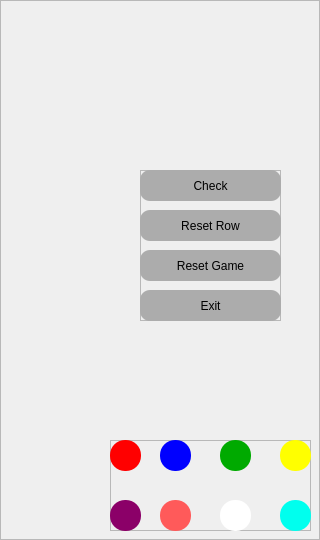
     <widget class="QFrame" name="frameButtons">
      <property name="frameShape">
       <enum>QFrame::StyledPanel</enum>
      </property>
      <property name="frameShadow">
       <enum>QFrame::Raised</enum>
      </property>
      <widget class="QFrame" name="frameColorButtons">
       <property name="geometry">
        <rect>
         <x>110</x>
         <y>440</y>
         <width>201</width>
         <height>91</height>
        </rect>
       </property>
       <property name="frameShape">
        <enum>QFrame::StyledPanel</enum>
       </property>
       <property name="frameShadow">
        <enum>QFrame::Raised</enum>
       </property>
       <widget class="QPushButton" name="RedButton">
        <property name="geometry">
         <rect>
          <x>0</x>
          <y>0</y>
          <width>31</width>
          <height>31</height>
         </rect>
        </property>
        <property name="cursor">
         <cursorShape>PointingHandCursor</cursorShape>
        </property>
        <property name="styleSheet">
         <string notr="true">background-color: rgb(255, 0, 0);
border-radius:15px;</string>
        </property>
        <property name="text">
         <string/>
        </property>
       </widget>
       <widget class="QPushButton" name="BlueButton">
        <property name="geometry">
         <rect>
          <x>50</x>
          <y>0</y>
          <width>31</width>
          <height>31</height>
         </rect>
        </property>
        <property name="cursor">
         <cursorShape>PointingHandCursor</cursorShape>
        </property>
        <property name="styleSheet">
         <string notr="true">background-color: rgb(0, 0, 255);
border-radius:15px;</string>
        </property>
        <property name="text">
         <string/>
        </property>
       </widget>
       <widget class="QPushButton" name="GreenButton">
        <property name="geometry">
         <rect>
          <x>110</x>
          <y>0</y>
          <width>31</width>
          <height>31</height>
         </rect>
        </property>
        <property name="cursor">
         <cursorShape>PointingHandCursor</cursorShape>
        </property>
        <property name="styleSheet">
         <string notr="true">background-color: rgb(0, 170, 0);
border-radius:15px;</string>
        </property>
        <property name="text">
         <string/>
        </property>
       </widget>
       <widget class="QPushButton" name="YellowButton">
        <property name="geometry">
         <rect>
          <x>170</x>
          <y>0</y>
          <width>31</width>
          <height>31</height>
         </rect>
        </property>
        <property name="cursor">
         <cursorShape>PointingHandCursor</cursorShape>
        </property>
        <property name="styleSheet">
         <string notr="true">background-color: rgb(255, 255, 0);
border-radius:15px;</string>
        </property>
        <property name="text">
         <string/>
        </property>
       </widget>
       <widget class="QPushButton" name="PurpleButton">
        <property name="geometry">
         <rect>
          <x>0</x>
          <y>60</y>
          <width>31</width>
          <height>31</height>
         </rect>
        </property>
        <property name="cursor">
         <cursorShape>PointingHandCursor</cursorShape>
        </property>
        <property name="styleSheet">
         <string notr="true">background-color: rgb(139, 0, 104);
border-radius:15px;</string>
        </property>
        <property name="text">
         <string/>
        </property>
       </widget>
       <widget class="QPushButton" name="PinkButton">
        <property name="geometry">
         <rect>
          <x>50</x>
          <y>60</y>
          <width>31</width>
          <height>31</height>
         </rect>
        </property>
        <property name="cursor">
         <cursorShape>PointingHandCursor</cursorShape>
        </property>
        <property name="styleSheet">
         <string notr="true">background-color: rgb(255, 90, 90);
border-radius:15px;</string>
        </property>
        <property name="text">
         <string/>
        </property>
       </widget>
       <widget class="QPushButton" name="WhiteButton">
        <property name="geometry">
         <rect>
          <x>110</x>
          <y>60</y>
          <width>31</width>
          <height>31</height>
         </rect>
        </property>
        <property name="cursor">
         <cursorShape>PointingHandCursor</cursorShape>
        </property>
        <property name="styleSheet">
         <string notr="true">background-color: rgb(255, 255, 255);
border-radius:15px;</string>
        </property>
        <property name="text">
         <string/>
        </property>
       </widget>
       <widget class="QPushButton" name="LightblueButton">
        <property name="geometry">
         <rect>
          <x>170</x>
          <y>60</y>
          <width>31</width>
          <height>31</height>
         </rect>
        </property>
        <property name="cursor">
         <cursorShape>PointingHandCursor</cursorShape>
        </property>
        <property name="styleSheet">
         <string notr="true">background-color: rgb(0, 255, 238);
border-radius:15px;</string>
        </property>
        <property name="text">
         <string/>
        </property>
       </widget>
      </widget>
      <widget class="QFrame" name="frameGameButtons">
       <property name="geometry">
        <rect>
         <x>140</x>
         <y>170</y>
         <width>141</width>
         <height>151</height>
        </rect>
       </property>
       <property name="frameShape">
        <enum>QFrame::StyledPanel</enum>
       </property>
       <property name="frameShadow">
        <enum>QFrame::Raised</enum>
       </property>
       <widget class="QPushButton" name="ResetgameButton">
        <property name="geometry">
         <rect>
          <x>0</x>
          <y>80</y>
          <width>141</width>
          <height>31</height>
         </rect>
        </property>
        <property name="cursor">
         <cursorShape>PointingHandCursor</cursorShape>
        </property>
        <property name="styleSheet">
         <string notr="true">font: 16pt &quot;MS Shell Dlg 2&quot;;
border-radius:10px;
background-color: rgb(172, 172, 172);</string>
        </property>
        <property name="text">
         <string>Reset Game</string>
        </property>
       </widget>
       <widget class="QPushButton" name="ResetrowButton">
        <property name="geometry">
         <rect>
          <x>0</x>
          <y>40</y>
          <width>141</width>
          <height>31</height>
         </rect>
        </property>
        <property name="cursor">
         <cursorShape>PointingHandCursor</cursorShape>
        </property>
        <property name="styleSheet">
         <string notr="true">font: 16pt &quot;MS Shell Dlg 2&quot;;
border-radius:10px;
background-color: rgb(172, 172, 172);</string>
        </property>
        <property name="text">
         <string>Reset Row</string>
        </property>
       </widget>
       <widget class="QPushButton" name="CheckButton">
        <property name="geometry">
         <rect>
          <x>0</x>
          <y>0</y>
          <width>141</width>
          <height>31</height>
         </rect>
        </property>
        <property name="cursor">
         <cursorShape>PointingHandCursor</cursorShape>
        </property>
        <property name="styleSheet">
         <string notr="true">font: 16pt &quot;MS Shell Dlg 2&quot;;
border-radius:10px;
background-color: rgb(172, 172, 172);</string>
        </property>
        <property name="text">
         <string>Check</string>
        </property>
       </widget>
       <widget class="QPushButton" name="ExitButton">
        <property name="geometry">
         <rect>
          <x>0</x>
          <y>120</y>
          <width>141</width>
          <height>31</height>
         </rect>
        </property>
        <property name="cursor">
         <cursorShape>PointingHandCursor</cursorShape>
        </property>
        <property name="styleSheet">
         <string notr="true">font: 16pt &quot;MS Shell Dlg 2&quot;;
border-radius:10px;
background-color: rgb(172, 172, 172);</string>
        </property>
        <property name="text">
         <string>Exit</string>
        </property>
       </widget>
      </widget>
     </widget>
